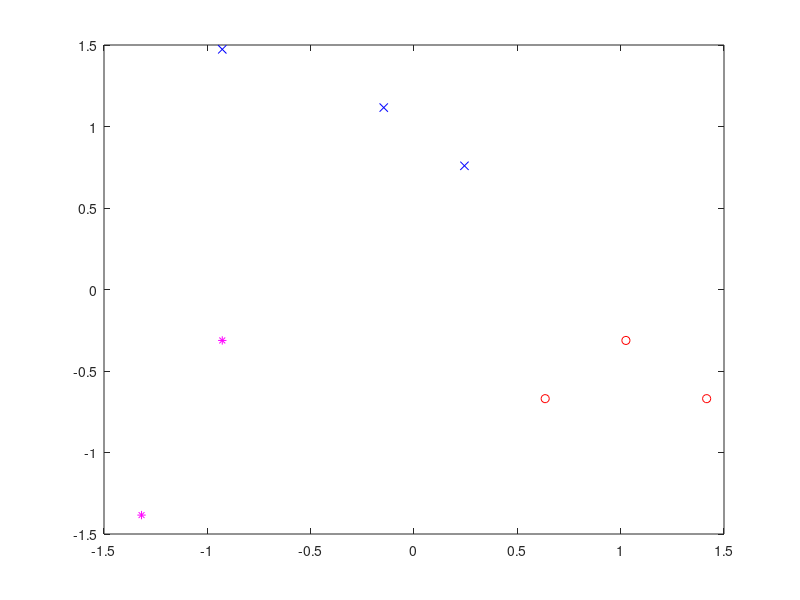

The MATLAB source for this figure:
load dataset1

Z = zscore(A);

x1min = min(Z(:,1));
x1max = max(Z(:,1));
x2min = min(Z(:,2));
x2max = max(Z(:,2));

seed1(1) = x1min + (x1max-x1min)*rand(1);
seed2(1) = x1min + (x1max-x1min)*rand(1);
seed3(1) = x1min + (x1max-x1min)*rand(1);

seed1(2) = x2min + (x2max-x2min)*rand(1);
seed2(2) = x2min + (x2max-x2min)*rand(1);
seed3(2) = x2min + (x2max-x2min)*rand(1);
iter = 0;

while(1)
groupe1 = zeros(size(Z,1),1);
groupe2 = zeros(size(Z,1),1);
groupe3 = zeros(size(Z,1),1);
 d1 = zeros(size(Z,1),1);
 d2 = zeros(size(Z,1),1);
 d3 = zeros(size(Z,1),1);


for i = 1:size(Z,1)
    d1(i) = norm(Z(i,:)-seed1); 
    d2(i) = norm(Z(i,:)-seed2); 
    d3(i) = norm(Z(i,:)-seed3); 
    if d1(i) == min([d1(i),d2(i),d3(i)])
        groupe1(i) = 1;
    elseif d2(i) == min([d1(i),d2(i),d3(i)])
        groupe2(i) = 1;
    else
        groupe3(i) = 1;
    end
end

cluster1 = Z.*groupe1;
cluster2 = Z.*groupe2;
cluster3 = Z.*groupe3;

ind1 = find(groupe1 == 0);
ind2 = find(groupe2 == 0);
ind3 = find(groupe3 == 0);
cluster1(ind1,:) = [];
cluster2(ind2,:) = [];
cluster3(ind3,:) = [];

seed1n = [mean(cluster1(:,1)) mean(cluster1(:,2))] ;
seed2n = [mean(cluster2(:,1)) mean(cluster2(:,2))];
seed3n = [mean(cluster3(:,1)) mean(cluster3(:,2))];

dist = norm(seed1-seed1n)+norm(seed2-seed2n)+ norm(seed3-seed3n);
iter = iter+1;
seed1 = seed1n;
seed2 = seed2n;
seed3 = seed3n;

if dist <= 1e-6
    break;
end
end

plot(cluster1(:,1),cluster1(:,2), 'or');
hold on
plot(cluster2(:,1),cluster2(:,2), 'xb');
plot(cluster3(:,1),cluster3(:,2), '*m');